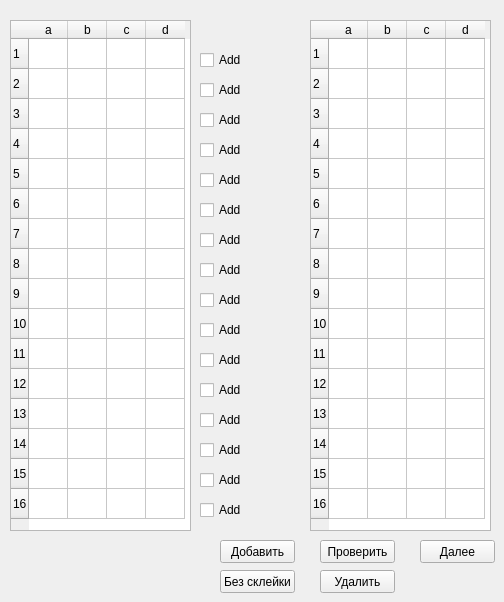
    <widget class="QWidget" name="tab_2">
     <attribute name="title">
      <string>Склейка 1</string>
     </attribute>
     <widget class="QTableWidget" name="tableWidget_one_only">
      <property name="geometry">
       <rect>
        <x>10</x>
        <y>20</y>
        <width>181</width>
        <height>511</height>
       </rect>
      </property>
      <property name="editTriggers">
       <set>QAbstractItemView::NoEditTriggers</set>
      </property>
      <attribute name="horizontalHeaderDefaultSectionSize">
       <number>39</number>
      </attribute>
      <attribute name="verticalHeaderDefaultSectionSize">
       <number>30</number>
      </attribute>
      <row>
       <property name="text">
        <string>1</string>
       </property>
      </row>
      <row>
       <property name="text">
        <string>2</string>
       </property>
      </row>
      <row>
       <property name="text">
        <string>3</string>
       </property>
      </row>
      <row>
       <property name="text">
        <string>4</string>
       </property>
      </row>
      <row>
       <property name="text">
        <string>5</string>
       </property>
      </row>
      <row>
       <property name="text">
        <string>6</string>
       </property>
      </row>
      <row>
       <property name="text">
        <string>7</string>
       </property>
      </row>
      <row>
       <property name="text">
        <string>8</string>
       </property>
      </row>
      <row>
       <property name="text">
        <string>9</string>
       </property>
      </row>
      <row>
       <property name="text">
        <string>10</string>
       </property>
      </row>
      <row>
       <property name="text">
        <string>11</string>
       </property>
      </row>
      <row>
       <property name="text">
        <string>12</string>
       </property>
      </row>
      <row>
       <property name="text">
        <string>13</string>
       </property>
      </row>
      <row>
       <property name="text">
        <string>14</string>
       </property>
      </row>
      <row>
       <property name="text">
        <string>15</string>
       </property>
      </row>
      <row>
       <property name="text">
        <string>16</string>
       </property>
      </row>
      <column>
       <property name="text">
        <string>a</string>
       </property>
      </column>
      <column>
       <property name="text">
        <string>b</string>
       </property>
      </column>
      <column>
       <property name="text">
        <string>c</string>
       </property>
      </column>
      <column>
       <property name="text">
        <string>d</string>
       </property>
      </column>
     </widget>
     <widget class="QCheckBox" name="checkBox_ones_15">
      <property name="geometry">
       <rect>
        <x>200</x>
        <y>500</y>
        <width>70</width>
        <height>20</height>
       </rect>
      </property>
      <property name="text">
       <string>Add</string>
      </property>
     </widget>
     <widget class="QCheckBox" name="checkBox_ones_12">
      <property name="geometry">
       <rect>
        <x>200</x>
        <y>410</y>
        <width>70</width>
        <height>20</height>
       </rect>
      </property>
      <property name="text">
       <string>Add</string>
      </property>
     </widget>
     <widget class="QCheckBox" name="checkBox_ones_13">
      <property name="geometry">
       <rect>
        <x>200</x>
        <y>440</y>
        <width>70</width>
        <height>20</height>
       </rect>
      </property>
      <property name="text">
       <string>Add</string>
      </property>
     </widget>
     <widget class="QCheckBox" name="checkBox_ones_3">
      <property name="geometry">
       <rect>
        <x>200</x>
        <y>140</y>
        <width>70</width>
        <height>20</height>
       </rect>
      </property>
      <property name="text">
       <string>Add</string>
      </property>
     </widget>
     <widget class="QCheckBox" name="checkBox_ones_0">
      <property name="geometry">
       <rect>
        <x>200</x>
        <y>50</y>
        <width>70</width>
        <height>20</height>
       </rect>
      </property>
      <property name="text">
       <string>Add</string>
      </property>
     </widget>
     <widget class="QCheckBox" name="checkBox_ones_4">
      <property name="geometry">
       <rect>
        <x>200</x>
        <y>170</y>
        <width>70</width>
        <height>20</height>
       </rect>
      </property>
      <property name="text">
       <string>Add</string>
      </property>
     </widget>
     <widget class="QCheckBox" name="checkBox_ones_1">
      <property name="geometry">
       <rect>
        <x>200</x>
        <y>80</y>
        <width>70</width>
        <height>20</height>
       </rect>
      </property>
      <property name="text">
       <string>Add</string>
      </property>
     </widget>
     <widget class="QCheckBox" name="checkBox_ones_7">
      <property name="geometry">
       <rect>
        <x>200</x>
        <y>260</y>
        <width>70</width>
        <height>20</height>
       </rect>
      </property>
      <property name="text">
       <string>Add</string>
      </property>
     </widget>
     <widget class="QCheckBox" name="checkBox_ones_8">
      <property name="geometry">
       <rect>
        <x>200</x>
        <y>290</y>
        <width>70</width>
        <height>20</height>
       </rect>
      </property>
      <property name="text">
       <string>Add</string>
      </property>
     </widget>
     <widget class="QCheckBox" name="checkBox_ones_5">
      <property name="geometry">
       <rect>
        <x>200</x>
        <y>200</y>
        <width>70</width>
        <height>20</height>
       </rect>
      </property>
      <property name="text">
       <string>Add</string>
      </property>
     </widget>
     <widget class="QCheckBox" name="checkBox_ones_2">
      <property name="geometry">
       <rect>
        <x>200</x>
        <y>110</y>
        <width>70</width>
        <height>20</height>
       </rect>
      </property>
      <property name="text">
       <string>Add</string>
      </property>
     </widget>
     <widget class="QCheckBox" name="checkBox_ones_6">
      <property name="geometry">
       <rect>
        <x>200</x>
        <y>230</y>
        <width>70</width>
        <height>20</height>
       </rect>
      </property>
      <property name="text">
       <string>Add</string>
      </property>
     </widget>
     <widget class="QCheckBox" name="checkBox_ones_10">
      <property name="geometry">
       <rect>
        <x>200</x>
        <y>350</y>
        <width>70</width>
        <height>20</height>
       </rect>
      </property>
      <property name="text">
       <string>Add</string>
      </property>
     </widget>
     <widget class="QCheckBox" name="checkBox_ones_11">
      <property name="geometry">
       <rect>
        <x>200</x>
        <y>380</y>
        <width>70</width>
        <height>20</height>
       </rect>
      </property>
      <property name="text">
       <string>Add</string>
      </property>
     </widget>
     <widget class="QCheckBox" name="checkBox_ones_9">
      <property name="geometry">
       <rect>
        <x>200</x>
        <y>320</y>
        <width>70</width>
        <height>20</height>
       </rect>
      </property>
      <property name="text">
       <string>Add</string>
      </property>
     </widget>
     <widget class="QCheckBox" name="checkBox_ones_14">
      <property name="geometry">
       <rect>
        <x>200</x>
        <y>470</y>
        <width>70</width>
        <height>20</height>
       </rect>
      </property>
      <property name="text">
       <string>Add</string>
      </property>
     </widget>
     <widget class="QPushButton" name="pushButton_tot_add_to_skeyki_1">
      <property name="geometry">
       <rect>
        <x>220</x>
        <y>540</y>
        <width>75</width>
        <height>23</height>
       </rect>
      </property>
      <property name="text">
       <string>Добавить</string>
      </property>
     </widget>
     <widget class="QTableWidget" name="tableWidget_skleiki_1_editing">
      <property name="geometry">
       <rect>
        <x>310</x>
        <y>20</y>
        <width>181</width>
        <height>511</height>
       </rect>
      </property>
      <property name="editTriggers">
       <set>QAbstractItemView::NoEditTriggers</set>
      </property>
      <attribute name="horizontalHeaderDefaultSectionSize">
       <number>39</number>
      </attribute>
      <attribute name="verticalHeaderDefaultSectionSize">
       <number>30</number>
      </attribute>
      <row>
       <property name="text">
        <string>1</string>
       </property>
      </row>
      <row>
       <property name="text">
        <string>2</string>
       </property>
      </row>
      <row>
       <property name="text">
        <string>3</string>
       </property>
      </row>
      <row>
       <property name="text">
        <string>4</string>
       </property>
      </row>
      <row>
       <property name="text">
        <string>5</string>
       </property>
      </row>
      <row>
       <property name="text">
        <string>6</string>
       </property>
      </row>
      <row>
       <property name="text">
        <string>7</string>
       </property>
      </row>
      <row>
       <property name="text">
        <string>8</string>
       </property>
      </row>
      <row>
       <property name="text">
        <string>9</string>
       </property>
      </row>
      <row>
       <property name="text">
        <string>10</string>
       </property>
      </row>
      <row>
       <property name="text">
        <string>11</string>
       </property>
      </row>
      <row>
       <property name="text">
        <string>12</string>
       </property>
      </row>
      <row>
       <property name="text">
        <string>13</string>
       </property>
      </row>
      <row>
       <property name="text">
        <string>14</string>
       </property>
      </row>
      <row>
       <property name="text">
        <string>15</string>
       </property>
      </row>
      <row>
       <property name="text">
        <string>16</string>
       </property>
      </row>
      <column>
       <property name="text">
        <string>a</string>
       </property>
      </column>
      <column>
       <property name="text">
        <string>b</string>
       </property>
      </column>
      <column>
       <property name="text">
        <string>c</string>
       </property>
      </column>
      <column>
       <property name="text">
        <string>d</string>
       </property>
      </column>
     </widget>
     <widget class="QPushButton" name="pushButton_clear_skleiki_1_editing">
      <property name="geometry">
       <rect>
        <x>320</x>
        <y>570</y>
        <width>75</width>
        <height>23</height>
       </rect>
      </property>
      <property name="text">
       <string>Удалить</string>
      </property>
     </widget>
     <widget class="QPushButton" name="pushButton_nextStep_onesOnly">
      <property name="geometry">
       <rect>
        <x>420</x>
        <y>540</y>
        <width>75</width>
        <height>23</height>
       </rect>
      </property>
      <property name="text">
       <string>Далее</string>
      </property>
     </widget>
     <widget class="QPushButton" name="pushButton_proverka_skleiki_1_editing">
      <property name="geometry">
       <rect>
        <x>320</x>
        <y>540</y>
        <width>75</width>
        <height>23</height>
       </rect>
      </property>
      <property name="text">
       <string>Проверить</string>
      </property>
     </widget>
     <widget class="QPushButton" name="pushButton_tot_move_to_skeyki_1">
      <property name="geometry">
       <rect>
        <x>220</x>
        <y>570</y>
        <width>75</width>
        <height>23</height>
       </rect>
      </property>
      <property name="text">
       <string>Без склейки</string>
      </property>
     </widget>
    </widget>
